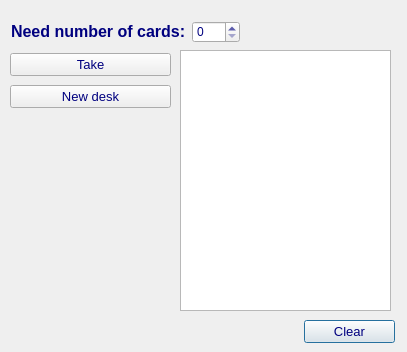
<?xml version="1.0" encoding="UTF-8"?>
<ui version="4.0">
 <class>Cards</class>
 <widget class="QDialog" name="Cards">
  <property name="geometry">
   <rect>
    <x>0</x>
    <y>0</y>
    <width>407</width>
    <height>352</height>
   </rect>
  </property>
  <property name="windowTitle">
   <string>Dialog</string>
  </property>
  <property name="styleSheet">
   <string notr="true">color:rgb(0, 0, 127);
</string>
  </property>
  <widget class="QTextBrowser" name="textBrowser">
   <property name="geometry">
    <rect>
     <x>180</x>
     <y>50</y>
     <width>211</width>
     <height>261</height>
    </rect>
   </property>
  </widget>
  <widget class="QPushButton" name="pushButton_3">
   <property name="geometry">
    <rect>
     <x>304</x>
     <y>320</y>
     <width>91</width>
     <height>23</height>
    </rect>
   </property>
   <property name="styleSheet">
    <string notr="true">color:rgb(0, 0, 127);
font-size :10pt ;</string>
   </property>
   <property name="text">
    <string>Clear</string>
   </property>
  </widget>
  <widget class="QLabel" name="label_2">
   <property name="geometry">
    <rect>
     <x>-100</x>
     <y>120</y>
     <width>470</width>
     <height>453</height>
    </rect>
   </property>
   <property name="text">
    <string/>
   </property>
   <property name="pixmap">
    <pixmap resource="resource.qrc">:/res/img/cards_1.png</pixmap>
   </property>
  </widget>
  <widget class="QWidget" name="">
   <property name="geometry">
    <rect>
     <x>11</x>
     <y>21</y>
     <width>229</width>
     <height>22</height>
    </rect>
   </property>
   <layout class="QHBoxLayout" name="horizontalLayout">
    <item>
     <widget class="QLabel" name="label">
      <property name="text">
       <string>&lt;html&gt;&lt;head/&gt;&lt;body&gt;&lt;p&gt;&lt;span style=&quot; font-size:12pt; font-weight:600; color:#00007f;&quot;&gt;Need number of cards:&lt;/span&gt;&lt;/p&gt;&lt;/body&gt;&lt;/html&gt;</string>
      </property>
     </widget>
    </item>
    <item>
     <widget class="QSpinBox" name="spinBox"/>
    </item>
   </layout>
  </widget>
  <widget class="QWidget" name="">
   <property name="geometry">
    <rect>
     <x>10</x>
     <y>50</y>
     <width>161</width>
     <height>61</height>
    </rect>
   </property>
   <layout class="QVBoxLayout" name="verticalLayout">
    <item>
     <widget class="QPushButton" name="pushButton">
      <property name="styleSheet">
       <string notr="true">color:rgb(0, 0, 127);
font-size :10pt ;
</string>
      </property>
      <property name="text">
       <string>Take</string>
      </property>
     </widget>
    </item>
    <item>
     <widget class="QPushButton" name="pushButton_2">
      <property name="styleSheet">
       <string notr="true">color:rgb(0, 0, 127);
font-size :10pt ;</string>
      </property>
      <property name="text">
       <string>New desk</string>
      </property>
     </widget>
    </item>
   </layout>
  </widget>
  <zorder>label_2</zorder>
  <zorder>textBrowser</zorder>
  <zorder>layoutWidget</zorder>
  <zorder>pushButton_3</zorder>
  <zorder>horizontalSpacer</zorder>
  <zorder>horizontalSpacer_2</zorder>
  <zorder>horizontalSpacer_2</zorder>
  <zorder>horizontalSpacer</zorder>
  <zorder>verticalSpacer</zorder>
 </widget>
 <resources>
  <include location="resource.qrc"/>
 </resources>
 <connections/>
</ui>
